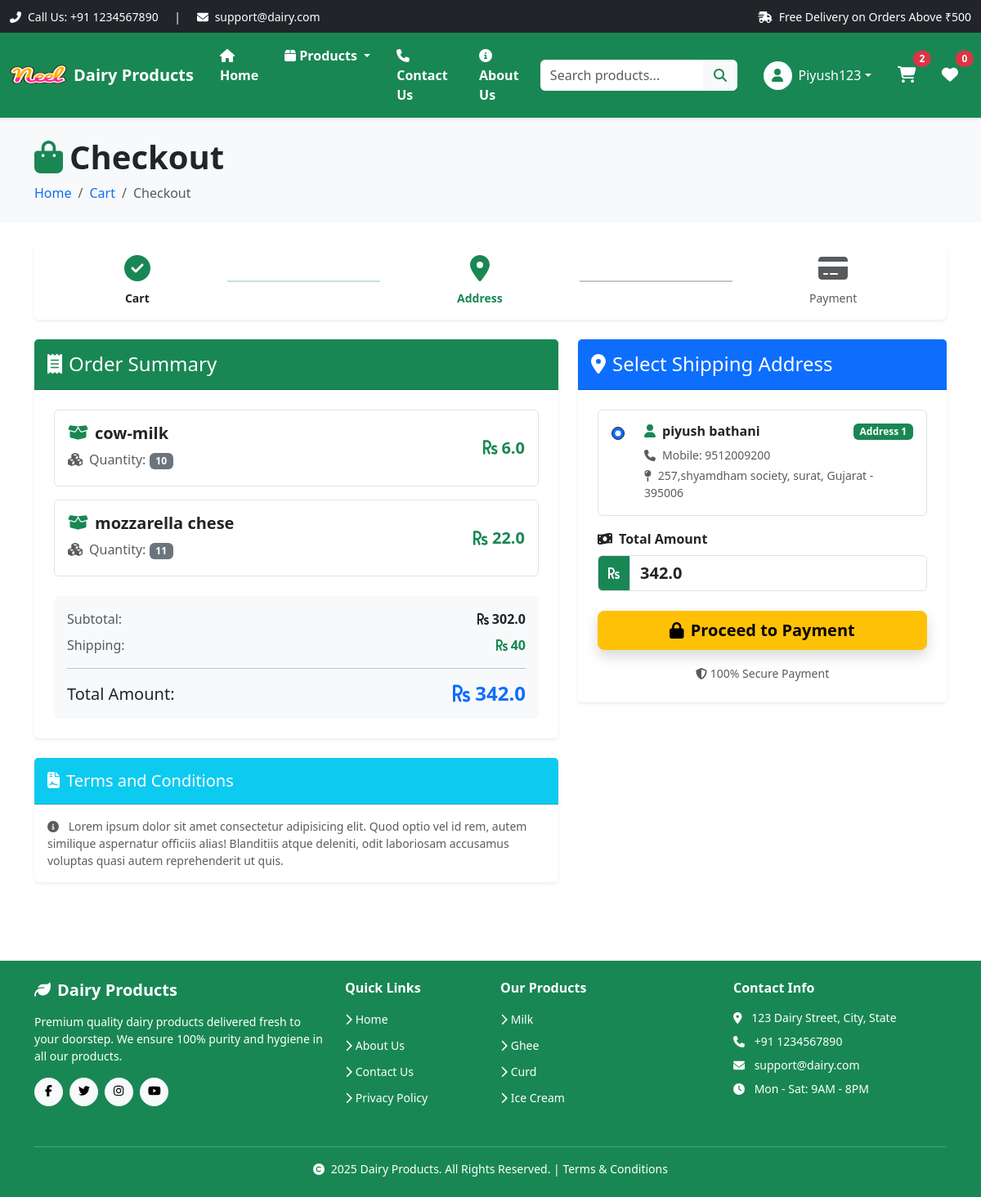
Before: /checkout/ (signed in) with the older database file.
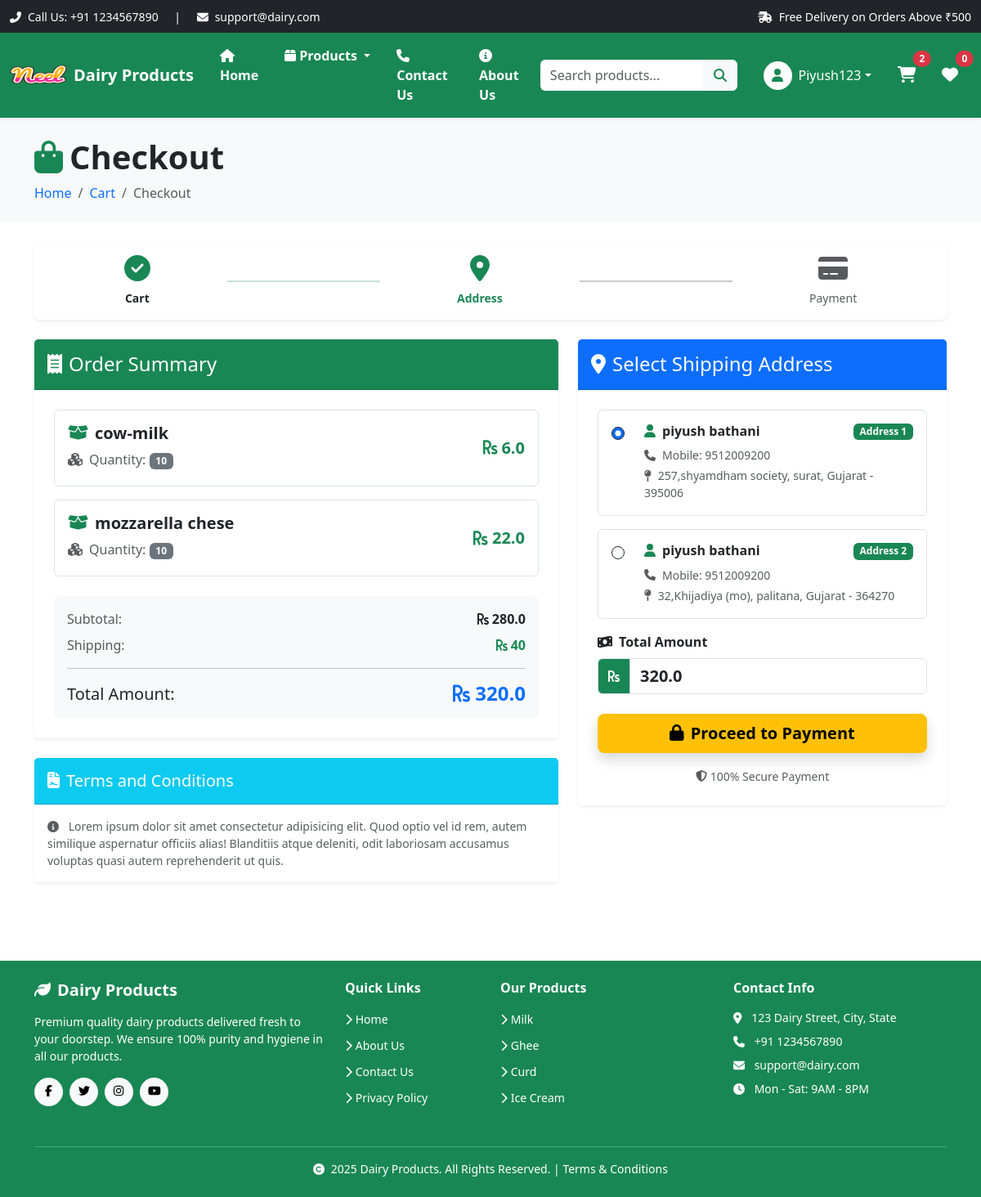
After: the same page with the newer database file.
### app/models.py (models this page shows, shortened)
class cart(models.Model):
    user = models.ForeignKey(User, on_delete=models.CASCADE)
    product = models.ForeignKey(Product, on_delete=models.CASCADE)
    quantity = models.PositiveIntegerField(default=1)
    @property
    def total_cost(self):
        return self.quantity * self.product.discounted_price

class Product(models.Model):
    title = models.CharField(max_length=100)
    selling_price = models.FloatField()
    discounted_price = models.FloatField()
    description = models.TextField()
    composition = models.TextField(default='')
    prodapp = models.TextField(default='')
    category = models.CharField(choices=CATEGORY_CHOICES, max_length=2)
    product_image = models.ImageField(upload_to='product')

class Customer(models.Model):
    user = models.ForeignKey(User, on_delete=models.CASCADE)
    name = models.CharField(max_length=200)
    locality = models.CharField(max_length=200)
    city = models.CharField(max_length=50)
    mobile = models.CharField(max_length=10)
    zipcode = models.CharField(max_length=10)
    state = models.CharField(choices=STATE_CHOICES, max_length=50)

### app/views.py (the view, shortened to what this page needs)
# urls.py: path('checkout/', views.checkout, name='checkout'),
def checkout(request):
    if not request.user.is_authenticated:
        messages.warning(request, 'Please log in to proceed with checkout.')
        return redirect('customer-login')
    user = request.user
    add = Customer.objects.filter(user=user)  # Get all addresses saved by this user
    cart_items = cart.objects.filter(user=user)  # Get all items in user's cart
    amount = 0
    shipping_amount = 40  # Fixed shipping charge
    for p in cart_items:
        amount += p.total_cost  # Calculate total cost of all products
    totalamount = amount + shipping_amount  # Add shipping to get final amount
    razoramount = int(totalamount * 100)  # ₹256 = 25600 paise
    client = razorpay.Client(auth=(settings.RAZOR_KEY_ID, settings.RAZOR_KEY_SECRET))
    data = {
        "amount": razoramount,      # Amount in paise
        "currency": "INR",          # Indian Rupees
        "receipt": "order_rcptid_12"  # Internal order reference (can be dynamic)
    }
    payment_response = client.order.create(data=data)
    print(payment_response)
    order_id = payment_response['id']  # Unique order ID from Razorpay (e.g., 'order_RbbSoOOag4InGB')
    order_status = payment_response['status']  # Should be 'created'
    return render(request, 'app/checkout.html', locals())

### app/templates/app/checkout.html (shortened to what the changed rows need)
{% extends 'app/layout.html' %}
{% load static %}
{% block content %}
<div class="bg-light py-4 mb-4">
    <div class="container">
        <div class="row">
            <div class="col-12">
                <h1 class="display-6 fw-bold text-dark mb-2">
                    <i class="fas fa-shopping-bag text-success me-2"></i>Checkout
                </h1>
            </div>
        </div>
    </div>
</div>
<div class="container mb-5">
    <div class="row g-4">
        <div class="col-lg-7">
            <div class="card shadow-sm border-0 mb-4">
                <div class="card-body p-4">
                    {% for item in cart_items %}
                    <div class="card mb-3 border">
                        <div class="card-body">
                            <div class="row align-items-center">
                                <div class="col-md-8">
                                    <h5 class="mb-2 fw-bold text-dark">
                                        <i class="fas fa-box-open text-success me-2"></i>{{item.product.title}}
                                    </h5>
                                    <p class="mb-1 text-muted">
                                        <i class="fas fa-cubes me-2"></i>Quantity: <span class="badge bg-secondary">{{item.quantity}}</span>
                                    </p>
                                </div>
                                <div class="col-md-4 text-md-end">
                                    <h5 class="text-success fw-bold mb-0">
                                        <i class="fas fa-rupee-sign"></i> {{item.product.discounted_price}}
                                    </h5>
                                </div>
                            </div>
                        </div>
                    </div>
                    {% endfor %}
                    <div class="card bg-light border-0 mt-4">
                        <div class="card-body">
                            <div class="d-flex justify-content-between align-items-center mb-2">
                                <span class="text-muted">Subtotal:</span>
                                <span class="fw-bold"><i class="fas fa-rupee-sign"></i> {{amount}}</span>
                            </div>
                            <div class="d-flex justify-content-between align-items-center">
                                <h5 class="mb-0">Total Amount:</h5>
                                <h4 class="mb-0 text-primary fw-bold">
                                    <i class="fas fa-rupee-sign"></i> {{totalamount}}
                                </h4>
                            </div>
                        </div>
                    </div>
                </div>
            </div>
        </div>
        <div class="col-lg-5">
            <div class="card shadow-sm border-0 sticky-top" style="top: 20px;">
                <div class="card-body p-4">
                    <form method="post" id="myform">
                        {% if add %}
                            {% for ad in add %}
                            <div class="card mb-3 border address-card">
                                <div class="card-body">
                                    <div class="d-flex align-items-start">
                                        <div class="form-check me-3">
                                            <input class="form-check-input border border-dark" type="radio" name="custid" id="custadd{{forloop.counter}}" value="{{ad.id}}" {% if forloop.first %}checked{% endif %}>
                                        </div>
                                        <div class="flex-fill">
                                            <label class="form-check-label w-100" for="custadd{{forloop.counter}}">
                                                <div class="d-flex justify-content-between align-items-start mb-2">
                                                    <h6 class="fw-bold text-dark mb-0">
                                                        <i class="fas fa-user me-2 text-success"></i>{{ad.name}}
                                                    </h6>
                                                    <span class="badge bg-success">Address {{forloop.counter}}</span>
                                                </div>
                                                <p class="mb-1 text-muted small">
                                                    <i class="fas fa-phone me-2"></i>Mobile: {{ad.mobile}}
                                                </p>
                                                <p class="mb-0 text-muted small">
                                                    <i class="fas fa-map-pin me-2"></i>{{ad.locality}}, {{ad.city}}, {{ad.state}} - {{ad.zipcode}}
                                                </p>
                                            </label>
                                        </div>
                                    </div>
                                </div>
                            </div>
                            {% endfor %}
                        {% else %}
                            <div class="alert alert-warning" role="alert">
                                <i class="fas fa-exclamation-triangle me-2"></i>
                                No saved addresses found. Please add an address first.
                            </div>
                        {% endif %}
                        <div class="mb-4">
                            <div class="input-group">
                                <span class="input-group-text bg-success text-white">
                                    <i class="fas fa-rupee-sign"></i>
                                </span>
                                <input type="number" class="form-control fw-bold fs-5" name="totamount" id="totamount" value={{totalamount}} readonly>
                            </div>
                        </div>
                    </form>
                </div>
            </div>
        </div>
    </div>
</div>
{% endblock %}

Changed rows visible on the page:
changed cart "mozzarella chese": quantity "11" → "10"
added Customer: custid "☐ piyush bathani Address 2 Mobi", name "piyush bathani", mobile "9512009200", locality "32,Khijadiya (mo)", city "palitana", state "Gujarat", zipcode "364270"
Other visible differences:
{{ amount }}: "302.0" → "280.0"
{{ totalamount }}: "342.0" → "320.0"
form field totamount: "342.0" → "320.0"
